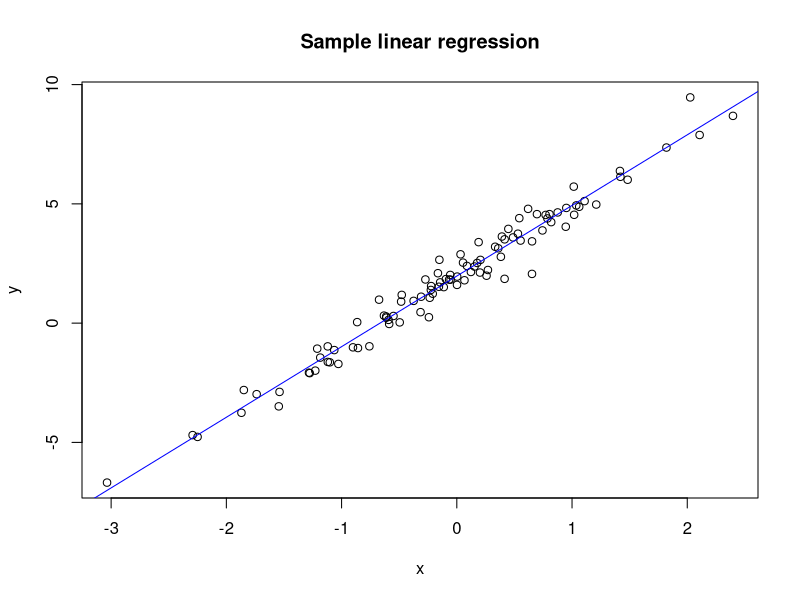

Reproduce this figure in R.
x <- rnorm(100)
y <- 2 + 3 * x + rnorm(100) * 0.5
str(x)
str(y)

model1 <- lm(y ~ x)
## print(summary(model1))

plot(x, y, main = "Sample linear regression")
abline(model1$coefficients, col = "blue")